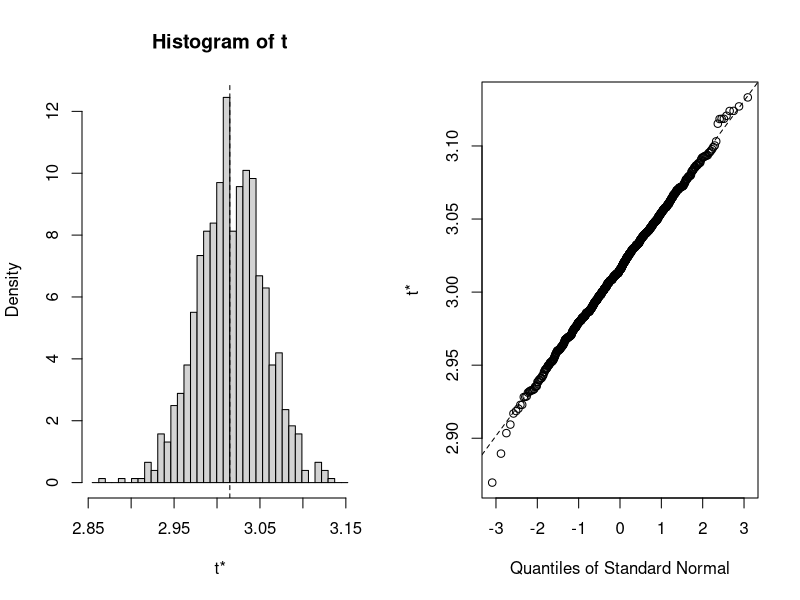
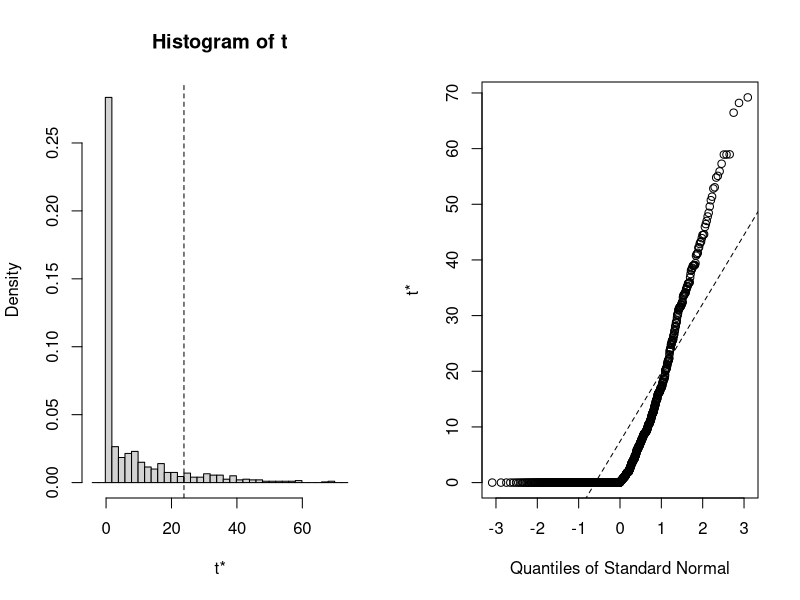

Generate these figures, in order, with R:
## ---- chunk 1
knitr::opts_chunk$set(echo = TRUE)
library(tidyverse)
library(mgcv)
## ---- chunk 2
n <- 300
data <- data.frame(x = rnorm(n, 0, 3), eps = rnorm(n, 0, sqrt(3)))
data <- data %>% mutate(y=2+3*x+eps)
## ---- chunk 3
lm_model <- lm(y ~ x, data = data)
summary(lm_model)
## ---- chunk 4
library(boot)

beta <- function(data, indices) {
  d <- data[indices,] # allows boot to select sample
  fit <- lm(y ~ x, data=d)
  return(summary(fit)$coefficients[[2]])
}

results <- boot(data=data, statistic=beta,
   R=1000)

plot(results)
## ---- chunk 5
gam_model <- gam(y ~ s(x), data = data)
summary(gam_model)
## ---- chunk 6
predictions <- data.frame(lm=predict.lm(lm_model, newdata = data),
                          gam=predict.gam(gam_model, newdata = data),
                          x=data$x)

predictions <- predictions %>% mutate(res = data$y - lm)
## ---- chunk 7
T_stat = sum((-predictions$lm + predictions$gam) * predictions$res)
T_stat
## ---- chunk 8
T_boot <- function(data, indices) {
  d <- df # fix to global data frame
  # see piazza https://piazza.com/class/k0498hf6y8475b?cid=75
  # result doesn't change much if bootstrap also applies here
  
  eps_boot <- rnorm(n, 0, 1)
  
  d <- d %>% mutate(y_target = lm + (y - lm) * eps_boot)
  
  fit_lm <- lm(y_target ~ x, data=d)
  fit_gam <- gam(y_target ~ s(x), data=d)
  
  predictions <- data.frame(lm=predict.lm(fit_lm, newdata = d),
                            gam=predict.gam(fit_gam, newdata = d)) %>% 
    mutate(res=d$y_target - lm)
  
  T_stat <- sum((-predictions$lm + predictions$gam) * predictions$res)
  
  return(T_stat)
}

pred_boot <- predictions %>% mutate(y=data$y, x=data$x)
df <- pred_boot
results <- boot(data=pred_boot, statistic=T_boot, R=1000)
## ---- chunk 9
plot(results)
## ---- chunk 10
quantile(results$t, 0.95)
## ---- chunk 11
quantile(results$t, 0.95) > T_stat
